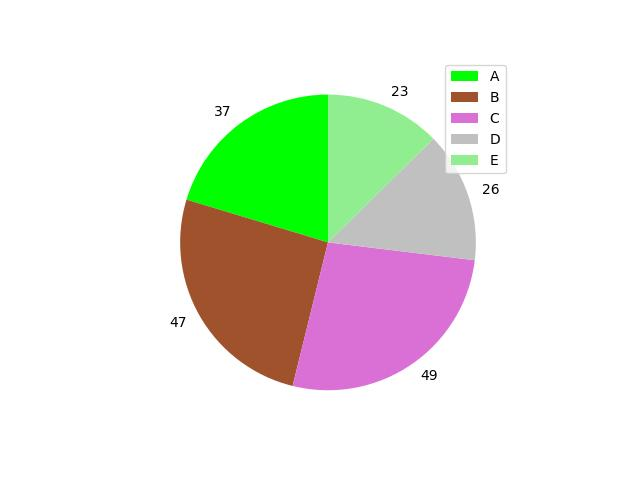

The Python source for this figure:
import matplotlib.pyplot as plt
import pandas as pd
import  numpy as np
dane1=[37,47,49,26,23]
lista=["A","B","C","D","E"]
plt.pie(dane1,labels=dane1,startangle=90,colors=["lime","sienna","orchid","silver","lightgreen"])
plt.legend(lista,loc="upper right")
plt.savefig("zad1.jpg")
plt.show()